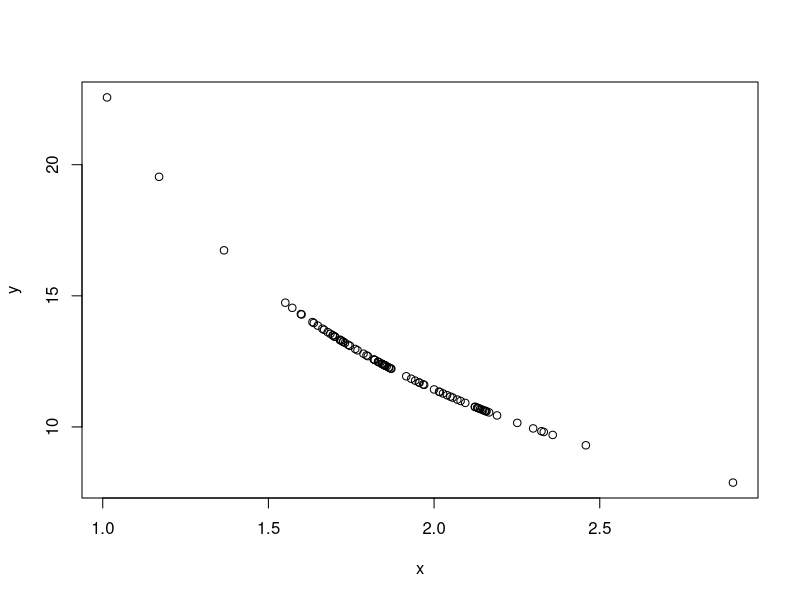
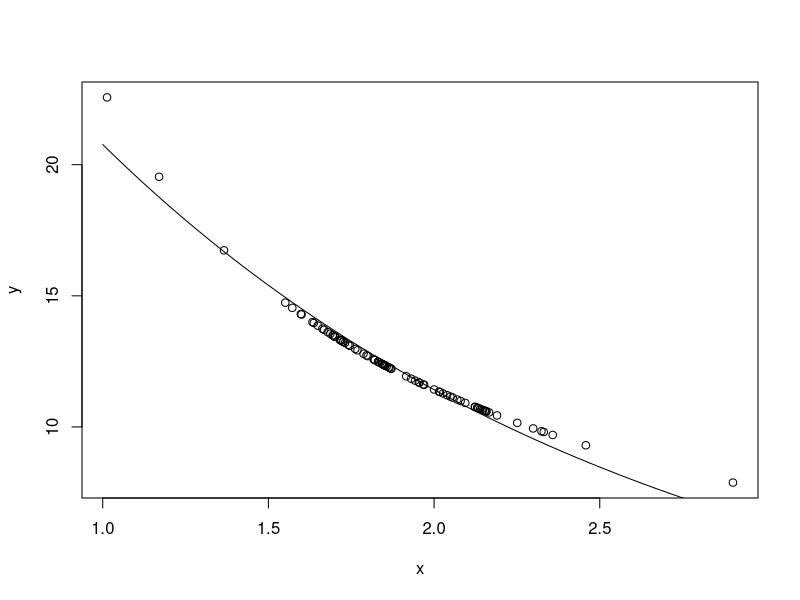
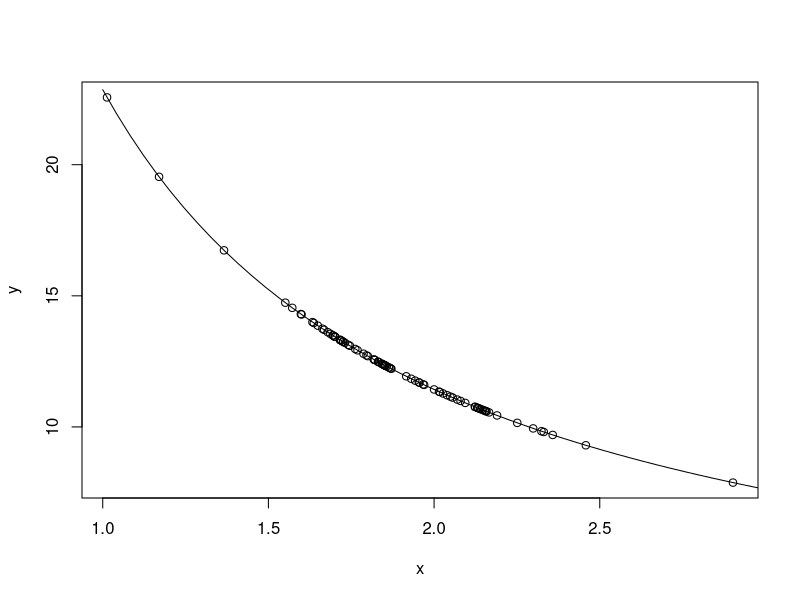
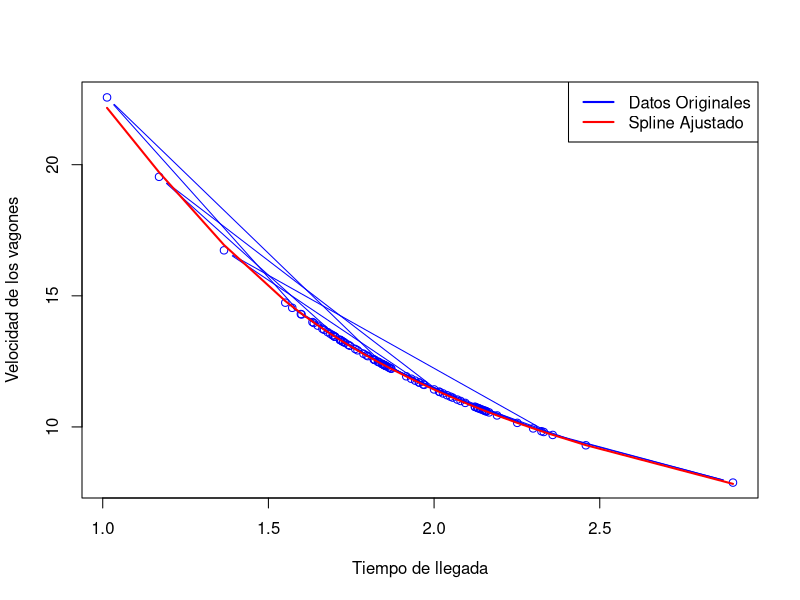

Source code (R) for these figures, in order:
## ---- chunk 1
# install.packages("readxl")
library(readxl)

## ---- chunk 2
datos <- read_excel("Metro.xlsx")
View(datos)
## ---- chunk 3
x <- c(datos$`Tiempo V1` , datos$`Tiempo V2` , datos$`Tiempo V3`)
y <- c(datos$`Velocidad V1` , datos$`Velocidad V2` , datos$`Velocidad V3`)

datos <- data.frame(x=x,y=y)
## ---- chunk 4
plot(x , y)
## ---- chunk 5
#install.packages("minpack.lm")
## ---- chunk 6
# Cargar la biblioteca minpack.lm
library(minpack.lm)


# Función de modelo
modelo <- function(x,a,b) {
  return(a*exp(b*x))
}

# Estimar valores iniciales utilizando nlsLM
ajuste_inicial <- nlsLM(data= datos, y ~ modelo(x, a, b),
                        start = list(a = 1,b = 1))

# Obtener los valores iniciales estimados
valores_iniciales_estimados <- coef(ajuste_inicial)
print(valores_iniciales_estimados)

# Ajustar el modelo final con los valores iniciales estimados
ajuste_final <- nlsLM(y ~ modelo(x,a,b), start = valores_iniciales_estimados)

## ---- chunk 7
plot(y ~ x, data = datos)
lines(seq(1, 3, length.out = 50), 
      predict(ajuste_final, 
              newdata = data.frame(x = seq(1, 3, length.out = 50))))

## ---- chunk 8

# Función de modelo
modelo <- function(x,a,b) {
  return(a*(x^b))
}

# Estimar valores iniciales utilizando nlsLM
ajuste_inicial <- nlsLM(data= datos, y ~ modelo(x, a, b),
                        start = list(a = 1,b = 1))

# Obtener los valores iniciales estimados
valores_iniciales_estimados <- coef(ajuste_inicial)
print(valores_iniciales_estimados)

# Ajustar el modelo final con los valores iniciales estimados
ajuste_final <- nlsLM(y ~ modelo(x,a,b), start = valores_iniciales_estimados)


## ---- chunk 9
plot(y ~ x, data = datos)
lines(seq(1, 3, length.out = 50), 
      predict(ajuste_final, 
      newdata = data.frame(x = seq(1, 3, length.out = 50))))

## ---- chunk 10
# Ajustar un modelo spline cúbico a los vagones
spline_model_vagon<- smooth.spline(datos$x, datos$y, df = 6)  # Puedes ajustar df según la suavidad deseada

# Graficar los datos originales y el modelo spline ajustado
plot(datos$x, datos$y, type = "b", col = "blue", xlab = "Tiempo de llegada", ylab = "Velocidad de los vagones")
lines(spline_model_vagon$x, spline_model_vagon$y, col = "red", lwd = 2)
legend("topright", legend = c("Datos Originales", "Spline Ajustado"), col = c("blue", "red"), lty = 1, lwd = 2)

# Evaluar el modelo en nuevos valores de tiempo (por ejemplo, para hacer predicciones)
nuevos_tiempos <- c(31, 32, 33)  # Nuevos valores de tiempo
predicciones <- predict(spline_model_vagon, xout = nuevos_tiempos)
print(predicciones$y)
